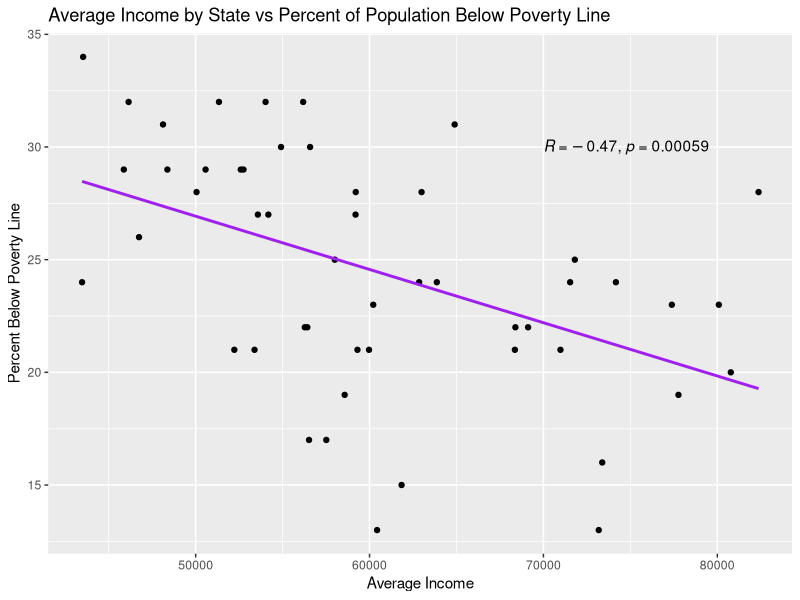
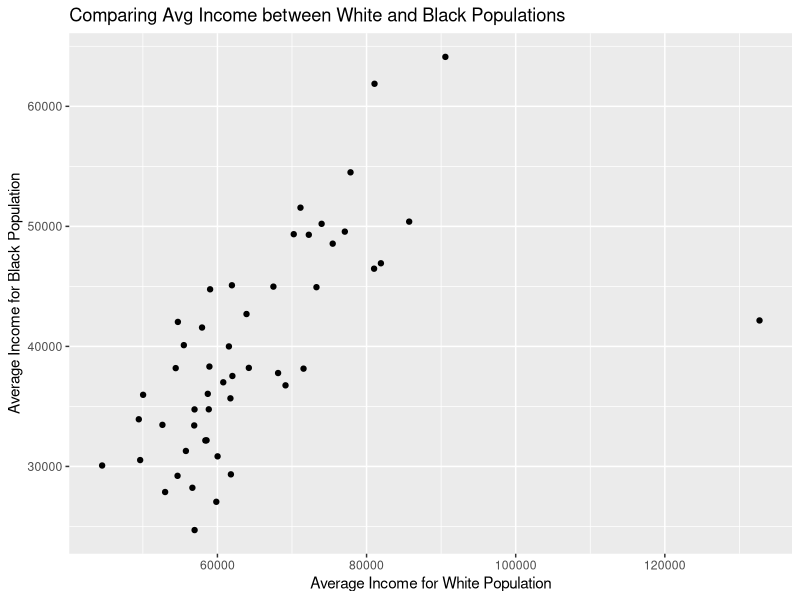
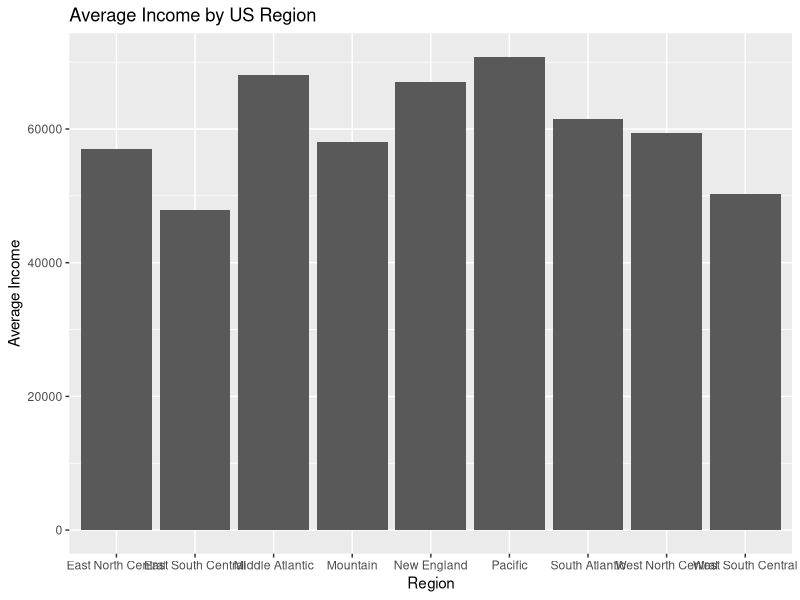
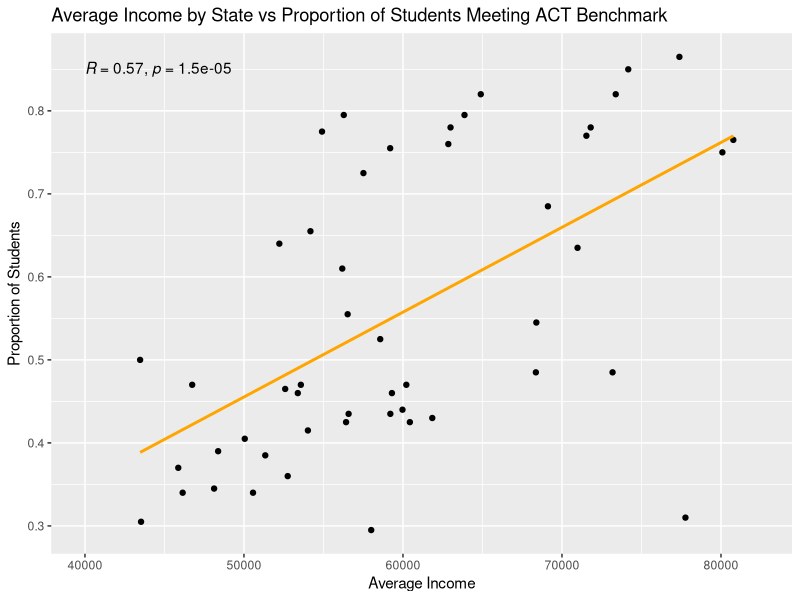
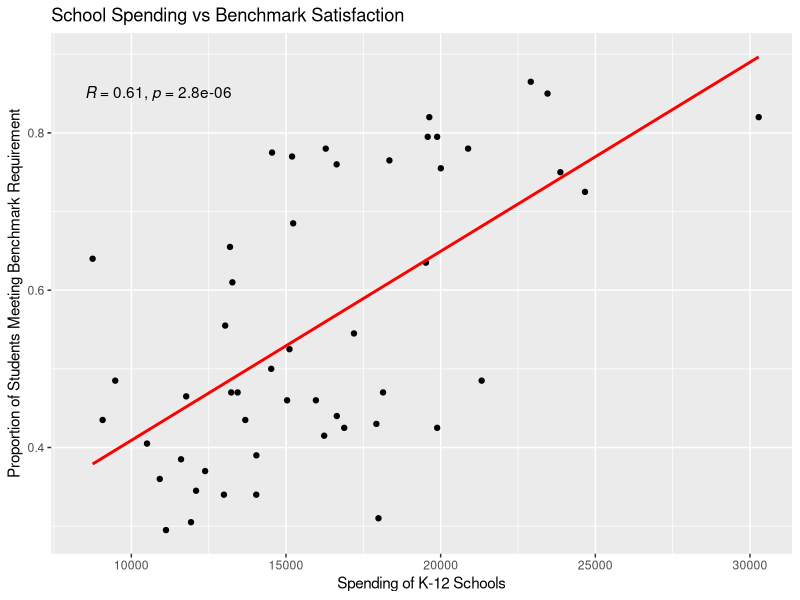
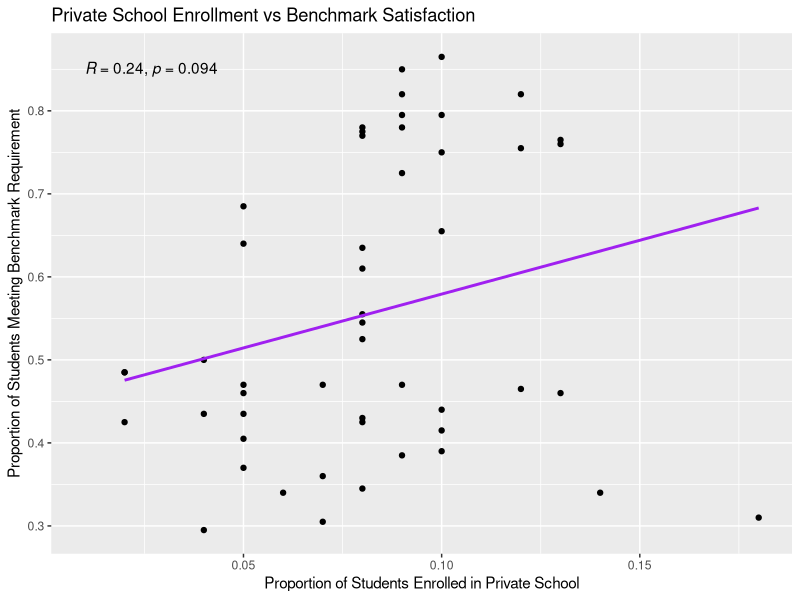
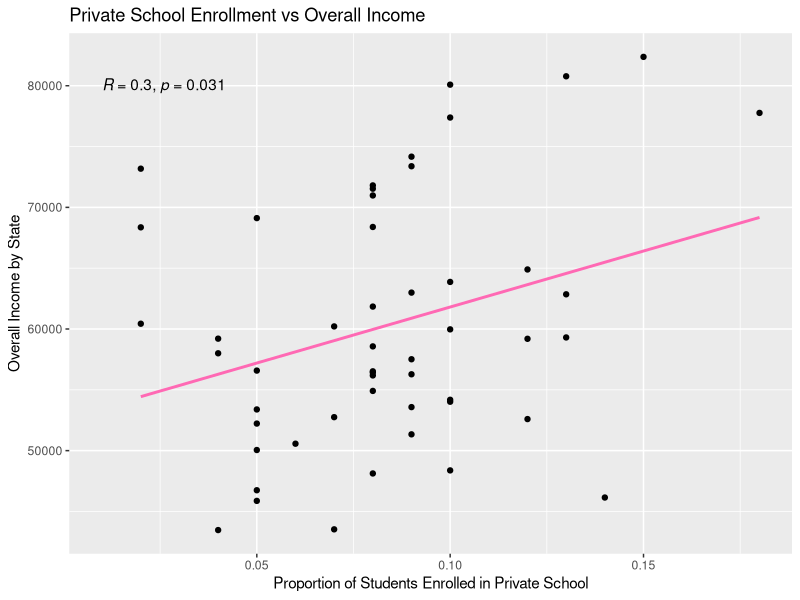

The R source for these figures, in order:
## ---- chunk 1
knitr::opts_chunk$set(echo = TRUE)

library(knitr)
library(dplyr)
library(ggplot2)
library(tidyverse)
library(ggpubr)
## ---- chunk 2
getwd()
# income vs amount of people under poverty line
# sort state based on proportion of people under poverty line
# poverty line and race
# income vs sex & gender

sub_housing <- read.csv("social explore.csv")

income_by_race <- read.csv("income by race.csv")

income_by_race_2017 <- income_by_race %>%
  filter(year == 2017)
## ---- chunk 3
# cleaning the dataset (join, remove missing values, etc.)

column_names <- colnames(sub_housing)
print(column_names)


colnames(sub_housing)[colnames(sub_housing) == "Percentage.of.the.Population.Below.Poverty.Level.in.the.Census.Tract.Where.HUD.Assisted.Families.Reside..Summary.of.all.HUD.Programs."] <- "percent_poverty"
sub_housing <- sub_housing[,-1]
sub_housing <- sub_housing[-1,]
colnames(sub_housing)[colnames(sub_housing) == "Name.of.Area"] <- "name" #we will join two datasets by "name"

sub_housing <- sub_housing[,-2:-11] # delete unnecessary columns

income_and_sub_housing <- full_join(income_by_race_2017, sub_housing, by = "name")

income_and_sub_housing <- income_and_sub_housing[complete.cases(income_and_sub_housing$geoid), ] 

colnames(income_and_sub_housing)[colnames(income_and_sub_housing) == "aian_est"] <- "Native American"
colnames(income_and_sub_housing)[colnames(income_and_sub_housing) == "asian_est"] <- "Asian"
colnames(income_and_sub_housing)[colnames(income_and_sub_housing) == "black_est"] <- "Black"
colnames(income_and_sub_housing)[colnames(income_and_sub_housing) == "hisp_est"] <- "Hispanic or Latino"
colnames(income_and_sub_housing)[colnames(income_and_sub_housing) == "white_est"] <- "White"


mydata <- income_and_sub_housing[,c(2:4,6,10,12,14,26,28:36)]
colnames(mydata)[colnames(mydata) == "total_est"] <- "Overall"

colnames(mydata)[colnames(mydata) == "People.in.Subsidized.Housing..Summary.of.all.HUD.Programs."] <- "number_indiv_subsidized"
colnames(mydata)[colnames(mydata) == "Average.Individual.Income.Per.Year..All.Individuals.in.Subsidized.Housing.Units...Summary.of.all.HUD.Programs."] <- "avg_indiv_income_subsidized"
colnames(mydata)[colnames(mydata) == "Aggregate.Household.Income..All.Households.in.Subsidized.Housing.Units...Summary.of.all.HUD.Programs."] <- "household_income_subsidized"
colnames(mydata)[colnames(mydata) == "Average.Family.Expenditure.per.month..Payment.toward.Rent.and.Utilities...Summary.of.all.HUD.Programs."] <- "family_expenditure"
colnames(mydata)[colnames(mydata) == "Average.HUD.Expenditure.per.month..Federal.Spending...Summary.of.all.HUD.Programs."] <- "federal_spending"
colnames(mydata)[colnames(mydata) == "Households.in.Subsidized.Housing..Summary.of.all.HUD.Programs."] <- "number_households_subsidized"
colnames(mydata)[colnames(mydata) == "Households.in.Subsidized.Housing..Households.Headed.by.Female..Summary.of.all.HUD.Programs."] <- "household_female_head"
colnames(mydata)[colnames(mydata) == "Households.in.Subsidized.Housing..Households.Headed.by.a.Female.With.Children..Summary.of.all.HUD.Programs."] <- "household_female_head_with_children"


print(colnames(mydata[17]))

sorted_income <- mydata[order(mydata$Overall), ] 
sorted_income <- sorted_income[,c(1:8)] # states from lowest overall income to highest

sorted_poverty <- mydata[order(mydata$percent_poverty),]
sorted_poverty <- sorted_poverty[,c(1,14)] # states with lowest percent poverty to highest

## ---- chunk 4
mydata$percent_poverty <- as.numeric(mydata$percent_poverty)
is.numeric(mydata$percent_poverty)
## ---- chunk 5
# scatterplot -- total_est against percent_poverty

mydata %>%
ggplot(aes(x=Overall, y=percent_poverty))+
  geom_point() + 
  geom_smooth(method = "lm", se = FALSE, color = "purple") +
  stat_cor(method = "pearson", label.x = 70000, label.y = 30) +
  xlab("Average Income") + 
  ylab("Percent Below Poverty Line") +
  ggtitle("Average Income by State vs Percent of Population Below Poverty Line")


## ---- chunk 6
mydata %>%
ggplot(aes(x=White, y=Black))+
  geom_point() + 
  xlab("Average Income for White Population") + 
  ylab("Average Income for Black Population") +
  ggtitle("Comparing Avg Income between White and Black Populations")
## ---- chunk 7
new_col <- c("ESC","P","M","WSC","P","M","NE","SA","SA","SA","SA","P","M","ENC","ENC","WNC","WNC","ESC","WSC","NE","SA","NE","ENC","WNC","ESC","WNC","M","WNC","M","NE","MA","M","MA","SA","WNC","ENC","WSC","P","MA","NE","SA","WNC","ESC","WSC","M","NE","SA","P","SA","ENC","M")

mydata$region <- new_col

mydata$region[mydata$region == "ESC"] <- "East South Central"
mydata$region[mydata$region == "P"] <- "Pacific"
mydata$region[mydata$region == "M"] <- "Mountain"
mydata$region[mydata$region == "WSC"] <- "West South Central"
mydata$region[mydata$region == "NE"] <- "New England"
mydata$region[mydata$region == "SA"] <- "South Atlantic"
mydata$region[mydata$region == "ENC"] <- "East North Central"
mydata$region[mydata$region == "WNC"] <- "West North Central"
mydata$region[mydata$region == "MA"] <- "Middle Atlantic"
## ---- chunk 8
avg_income_by_region <- mydata %>%
  group_by(region) %>%
  summarise(avg_income = mean(Overall))
## ---- chunk 9

avg_income_by_region %>%
  ggplot(aes(x= region, y = avg_income)) +
  geom_col() + 
  labs(title = "Average Income by US Region",
       x = "Region",
       y = "Average Income")
## ---- chunk 10

# Some things to note: 
# Missing values for average income for Black people in Wyoming (why would this be?)
# If you take a look at the dataset I created called "sorted_income" it orders states from lowest overall income to greatest overall income -- maybe there are some patterns we can discover based on region, state demographic, etc. Not sure what the best visualization might be for this, but we can definitely still discuss things we notice in the draft. 
# Similar thing for dataset called "sorted_poverty" -- gives states with lowest percentage of poverty rate to highest
# I've printed the two "sorted" datasets below for you to take a look at! Let me know if you have any ideas on how to visualize these or if anything doesn't make sense.
# Also I wasn't able to find any info about sex/gender in the datasets we used and I also don't really know how to code to "split" each state into "male" and "female" (like dividing them), maybe if we wanted to incorporate sex or gender, we can talk to Dr. Palermo. 

print(sorted_income)
## ---- chunk 11
print(sorted_poverty)
## ---- chunk 12
getwd()
act_scores <- read.csv("ACT data.csv")

col_act <- colnames(act_scores)
print(col_act)

colnames(act_scores)[colnames(act_scores) == "Common.Core.Standards.Status"] <- "common_core"
colnames(act_scores)[colnames(act_scores) == "Students.Meeting.ACT.Math.Benchmark"] <- "math_benchmark_met"
colnames(act_scores)[colnames(act_scores) == "Students.Meeting.ACT.English.Benchmark"] <- "eng_benchmark_met"

act_scores <- act_scores[,-5]
## ---- chunk 13
# add District of Columbia to act_scores dataframe with missing values (so we can combine with mydata) # should be row 9

# First, split act_scores into two dataframes, slicing through row number 9 (because we are trying to insert a new row in this specific location)

df1 <- act_scores[1:8, ]
df2 <- act_scores[9:50, ]

# Create new row for District of Columbia

new_row <- data.frame(State = "District of Columbia", common_core = "NA", math_benchmark_met = "NA", eng_benchmark_met = "NA")

# Now we can insert with rbind().

act_scores <- rbind(df1, new_row, df2)

# Reset the indexing numbers

rownames(act_scores) <- NULL

## ---- chunk 14
# Combine act_scores with mydata

colnames(act_scores)[colnames(act_scores) == "State"] <- "name"
mydata <- full_join(act_scores, mydata, by = "name")

colnames(mydata)[colnames(mydata) == "math_benchmark_met"] <- "math"
colnames(mydata)[colnames(mydata) == "eng_benchmark_met"] <- "english"
mydata <- full_join(act_scores, mydata, by = "name")


## ---- chunk 15
file_path <- "mydata.csv"
write.csv(mydata, file = file_path, row.names = FALSE)
## ---- chunk 16
# the percentages of math and englih were strings in the dataset, so i converted them into numeric values to be able to calculate the mean of the two, and create a new column that gives the overall proportion of those who passed
mydata$math <- as.numeric(sub("%", "", mydata$math))
mydata$math <- mydata$math / 100

mydata$english <- as.numeric(sub("%", "", mydata$english))
mydata$english <- mydata$english / 100

mydata <- mydata %>%
  mutate(math_english_avg = (math + english) / 2)
## ---- chunk 17
mydata %>%
ggplot(aes(x=Overall, y=math_english_avg))+
  geom_point() + 
  geom_smooth(method = "lm", se = FALSE, color = "orange") +
  stat_cor(method = "pearson", label.x = 40000, label.y = 0.85) +
  xlab("Average Income") + 
  ylab("Proportion of Students") +
  ggtitle("Average Income by State vs Proportion of Students Meeting ACT Benchmark")
## ---- chunk 18
# import education funding by state into R
funding <- read.csv("education funding.csv")
funding <- funding[c(1:51),]
## ---- chunk 19
# renaming columns of funding dataset
print(colnames(funding))

colnames(funding)[colnames(funding) == "K.12.Spending"] <- "k12_spending"
colnames(funding)[colnames(funding) == "Postsecondary.spending"] <- "postsecondary_spending"
colnames(funding)[colnames(funding) == "Federal.Funding"] <- "fed_funding"
colnames(funding)[colnames(funding) == "State...Local.Funding"] <- "local_funding"
colnames(funding)[colnames(funding) == "State"] <- "name"
## ---- chunk 20
# join funding dataset with mydata dataset
mydata2 <- full_join(mydata, funding, by = "name")
## ---- chunk 21
# visualization: scatterplot of math_english_avg against k12_spending

range(mydata2$k12_spending)
class(mydata2$k12_spending)

# convert k12_spending from character vector to numeric vector to perform potentially required mathematical operations
mydata2$k12_spending <- sub("\\$", "", mydata2$k12_spending)
mydata2$k12_spending <- sub(",", "", mydata2$k12_spending)
mydata2$k12_spending <- as.numeric(mydata2$k12_spending)
range(mydata2$k12_spending)

# create visualization with line of best fit and correlation coefficient
mydata2 %>%
ggplot(aes(x=k12_spending, y=math_english_avg))+
  geom_point() + 
  geom_smooth(method = "lm", se = FALSE, color = "red") +
  stat_cor(method = "pearson", label.x = 8500, label.y = 0.85) +
  xlab("Spending of K-12 Schools") + 
  ylab("Proportion of Students Meeting Benchmark Requirement") +
  ggtitle("School Spending vs Benchmark Satisfaction")

## ---- chunk 22
# import private and public schools dataset (to analyze ratio by state)
public_schools <- read.csv("publicschools_new.csv")
private_schools <- read.csv("privateschools_updated.csv")
## ---- chunk 23
# clean up the two new datasets
colnames(public_schools)
colnames(public_schools)[colnames(public_schools) == "Table.2..Number.of.operating.public..schools.and.districts..state.enrollment..teacher.and.pupil.teacher."] <- "name"
colnames(public_schools)[colnames(public_schools) == "X"] <- "number_public_schools"
colnames(public_schools)[colnames(public_schools) == "X.3"] <- "number_public_students"
public_schools <- public_schools[-c(1:3),]
public_schools <- public_schools[,c(1,2,5)]
public_schools <- public_schools[-1,]
rownames(public_schools) <- NULL

colnames(private_schools)
colnames(private_schools)[colnames(private_schools) == "Table.15..Number.of.private.schools..students..full.time.equivalent..FTE..teachers..and.2018.19.high.school.graduates..by.state..United.States..2019.20"] <- "name"
colnames(private_schools)[colnames(private_schools) == "X"] <- "number_private_schools"
colnames(private_schools)[colnames(private_schools) == "X.2"] <- "number_private_students"
private_schools <- private_schools[-c(1,2),]
private_schools <- private_schools[,c(1,2,4)]
rownames(private_schools) <- NULL
## ---- chunk 24
# check what type of vectors the datasets have

is.numeric(private_schools$number_private_schools)
is.character(private_schools$number_private_schools)
private_schools$number_private_schools <- sub(",", "", private_schools$number_private_schools)
private_schools$number_private_students <- sub(",", "", private_schools$number_private_students)
as.numeric(private_schools$number_private_schools)
as.numeric(private_schools$number_private_students)
private_schools <- private_schools[,-4]

public_schools$number_public_schools <- sub(",", "", public_schools$number_public_schools)
public_schools$number_public_students <- sub(",", "", public_schools$number_public_students)
public_schools$number_public_students <- sub(",", "", public_schools$number_public_students)
as.numeric(public_schools$number_public_schools)
as.numeric(public_schools$number_public_students)
public_schools <- public_schools[,-4]
## ---- chunk 25
# join public and private datasets
schooling <- full_join(public_schools, private_schools, by = "name")
## ---- chunk 26
# join schooling dataset with main dataset
mydata3 <- full_join(mydata2, schooling, by = "name")

# find proportion: private schools over total schools, private students over total students


mydata3$number_public_schools <- as.numeric(mydata3$number_public_schools)
mydata3$number_private_schools <- as.numeric(mydata3$number_private_schools)
mydata3$number_public_students <- as.numeric(mydata3$number_public_students)
mydata3$number_private_students <- as.numeric(mydata3$number_private_students)

pubschool_vec <- mydata3$number_public_schools

total_schools <- mydata3$number_public_schools + mydata3$number_private_schools
mydata3 <- cbind(mydata3, total_schools)

total_students <- mydata3$number_public_students + mydata3$number_private_students
mydata3 <- cbind(mydata3, total_students)

school_prop <- mydata3$number_private_schools/mydata3$total_schools
school_prop <- round(school_prop, 2)
mydata3 <- cbind(mydata3, school_prop)

student_prop <- round(mydata3$number_private_students/mydata3$total_students, 2)
mydata3 <- cbind(mydata3, student_prop)
## ---- chunk 27
# visualization showing association between proportion of students enrolled in private k12 schools & proportion of students meeting benchmark 

mydata3 %>%
ggplot(aes(x=student_prop, y=math_english_avg))+
  geom_point() + 
  geom_smooth(method = "lm", se = FALSE, color = "purple") +
  stat_cor(method = "pearson", label.x = 0.01, label.y = 0.85) +
  xlab("Proportion of Students Enrolled in Private School") + 
  ylab("Proportion of Students Meeting Benchmark Requirement") +
  ggtitle("Private School Enrollment vs Benchmark Satisfaction")

# weak positive correlation that is not statistically significant (maybe this points us to an issue that standardized testing is not reflective of students' academic prowess which might introduce another potential problem to investigate... but it could also mean that private schooling doesn't really have an effect on academic performance, but these are all general umbrella statements made just to outline some thoughts)
## ---- chunk 28
# does a significant association exist between private school enrollment and overall income?

mydata3 %>%
ggplot(aes(x=student_prop, y=Overall))+
  geom_point() + 
  geom_smooth(method = "lm", se = FALSE, color = "hotpink") +
  stat_cor(method = "pearson", label.x = 0.01, label.y = 80000) +
  xlab("Proportion of Students Enrolled in Private School") + 
  ylab("Overall Income by State") +
  ggtitle("Private School Enrollment vs Overall Income")

# this is a moderate positive correlation that is statistically significant with p = 0.031 < alpha = 0.05. We can def talk about this (since higher SES --> access to private schools, and private school enrollment gives you a better chance at making more money)
